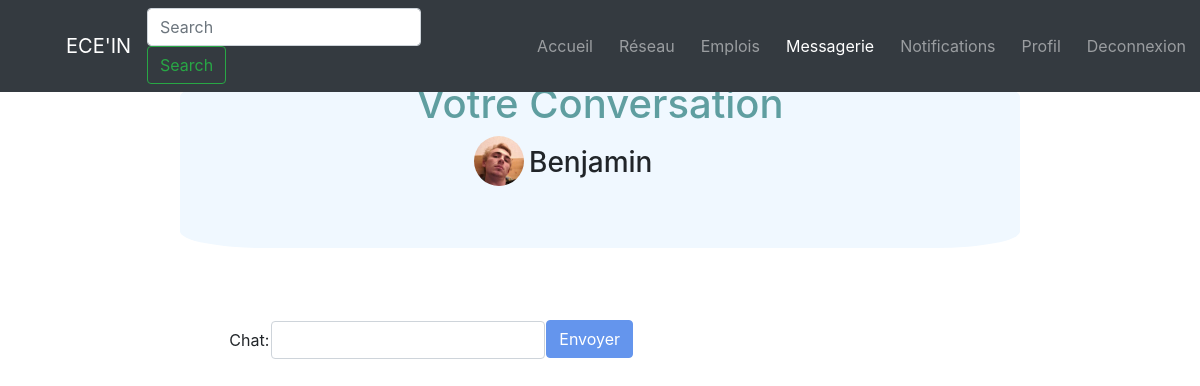
Screenshot of /Code/EnvoyerMessage.php?ID=2 (signed in) with the database file from the repository.
### tables this page shows
CREATE TABLE IF NOT EXISTS `description` (
  `ID_description` int(10) NOT NULL AUTO_INCREMENT,
  `ID_user` int(10) NOT NULL,
  `Description` text NOT NULL,
  `CV` text NOT NULL,
  `PhotoProfil` varchar(30) NOT NULL,
  `ImageFond` varchar(30) NOT NULL,
  `ModeVisibilite` int(3) NOT NULL,
  PRIMARY KEY (`ID_description`),
  KEY `ID_user` (`ID_user`)
);

CREATE TABLE IF NOT EXISTS `utilisateur` (
  `ID_user` int(10) NOT NULL AUTO_INCREMENT,
  `Prenom` varchar(30) NOT NULL,
  `Nom` varchar(30) NOT NULL,
  `DateNaissance` date NOT NULL,
  `Mail` varchar(50) NOT NULL,
  `MotDePasse` varchar(30) NOT NULL,
  `DroitsAdmins` varchar(3) NOT NULL DEFAULT 'NON',
  PRIMARY KEY (`ID_user`)
);

### Code/EnvoyerMessage.php (the view, shortened to what this page needs)
<?php
  $Photo_destinataire = "";
  $ID_destinataire = isset($_GET["ID"])? $_GET["ID"]: "";
  $database = "linkedin";
  $db_handle = mysqli_connect('localhost', 'root', '');
  $db_found = mysqli_select_db($db_handle, $database);
  if($db_found)
  {
    $sql = "SELECT Prenom FROM utilisateur WHERE ID_user = " .  $ID_destinataire;
    $result = mysqli_query($db_handle, $sql);
    $data = mysqli_fetch_assoc($result);
    $Prenom_destinataire = $data['Prenom'];
    $sql = "SELECT PhotoProfil FROM description WHERE ID_user = " .  $ID_destinataire;
    $result = mysqli_query($db_handle, $sql);
    $data = mysqli_fetch_assoc($result);
    if(!empty($data['PhotoProfil']))
      $Photo_destinataire = $data['PhotoProfil'];
   echo '<div class="boxsuggestion">
        <h1 style="text-align: center; color:cadetblue"> Votre Conversation </h1>
        <img src='.$Photo_destinataire.' height="50" width="50" class="Afficher" />
        <h3 class="texte"> '.$Prenom_destinataire.'</h3>
        </div>
        <br>';
      echo '<div class="conversation">';
  }
?>
<!doctype html>
<html lang="fr">
  <head>
      <link href="https://stackpath.bootstrapcdn.com/bootstrap/4.1.0/css/bootstrap.min.css" rel="stylesheet">
    <link href="TestMessage.css" rel="stylesheet">
  </head>
  <body>
    <nav class="navbar navbar-expand-md navbar-dark bg-dark fixed-top">
      <a class="navbar-brand logo" href="#" >ECE'IN</a>
      <div class="collapse navbar-collapse" id="navbarsExampleDefault">
        <form class="form-inline my-2 my-lg-0" action="RechercheAmi.php" method="post">
          <input class="form-control mr-sm-2" type="text" placeholder="Search" aria-label="Search" name="recherche" >
          <button class="btn btn-outline-success my-2 my-sm-0" type="submit">Search</button>
        </form>
        <ul class="navbar-nav mr-auto -brand BarBoutons">
          <li class="nav-item -brand bouton">
            <a class="nav-link" href="Accueil.php">Accueil <span class="sr-only">(current)</span></a>
          </li>
          <li class="nav-item -brand bouton">
            <a class="nav-link" href="AfficherAmis.php">Réseau</a>
          </li>
          <li class="nav-item -brand bouton">
            <a class="nav-link" href="Emplois.php">Emplois</a>
          </li>
          <li class="nav-item active -brand bouton">
            <a class="nav-link" href="Messagerie.php">Messagerie</a>
          </li>
          <li class="nav-item -brand bouton">
            <a class="nav-link" href="Notifications.php">Notifications</a>
          </li>
          <li class="nav-item -brand bouton">
            <a class="nav-link" href="Profil.php">Profil</a>
          </li>
          <li class="nav-item -brand bouton">
            <a class="nav-link" href="Deconnexion.php">Deconnexion</a>
          </li>
        </ul>
      </div>
    </nav>
    <main role="main" class="container">
      <div class="starter-template">
          <form method="POST" action="EnvoyerMessage.php?ID=<?php echo $ID_destinataire ?>">
            <table style="float : left; margin-left : 15%;">
          <tr>
            <td>Chat: </td>
            <td><input type="text" name="message" class="form-control" ></td>
          </tr>
        </table>
        <input type="submit" name="Envoyer=" value="Envoyer" class="btn btngr  " style="float : left;">
      </form>
      </div>
    </main>
  </body>
</html>

### Code/TestMessage.css (style rules this page uses)
body { padding-top: 5rem; }
.starter-template { padding: 3rem 1.5rem; text-align: center; }
.navbar { background-color:#283E4A; text-align: center; }
.logo { margin-left: 50px; color:#2CA94E; }
.barBoutons { margin-left: 100px; }
.bouton { margin-right: 10px; }
.Afficher { margin-left: 35%; display: inline; float : left; margin-right: 5px; border-radius: 50%; }
.boxsuggestion { margin-right: 15%; margin-left: 15%; background-color: aliceblue; border-radius: 10%; padding-bottom: 60px; }
.texte { padding-left: 10px; padding-top: 10px; margin-right: 10px; }
.btngr { background-color :cornflowerblue; color : white; border-color: cornflowerblue; }

### rows the page displays
description: PhotoProfil (picture)
utilisateur: Prenom "Benjamin"
